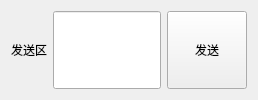
        <widget class="QWidget" name="QW_send" native="true">
         <property name="styleSheet">
          <string notr="true">#QW_send{border:1px solid gray}</string>
         </property>
         <layout class="QHBoxLayout" name="horizontalLayout_2">
          <item>
           <widget class="QLabel" name="label_11">
            <property name="sizePolicy">
             <sizepolicy hsizetype="Preferred" vsizetype="Preferred">
              <horstretch>1</horstretch>
              <verstretch>0</verstretch>
             </sizepolicy>
            </property>
            <property name="font">
             <font>
              <pointsize>9</pointsize>
             </font>
            </property>
            <property name="text">
             <string>发送区</string>
            </property>
            <property name="alignment">
             <set>Qt::AlignmentFlag::AlignCenter</set>
            </property>
           </widget>
          </item>
          <item>
           <widget class="QLineEdit" name="lineEdit_serialSend">
            <property name="sizePolicy">
             <sizepolicy hsizetype="Preferred" vsizetype="Preferred">
              <horstretch>10</horstretch>
              <verstretch>0</verstretch>
             </sizepolicy>
            </property>
           </widget>
          </item>
          <item>
           <widget class="QPushButton" name="pushButton_serialSend">
            <property name="sizePolicy">
             <sizepolicy hsizetype="Preferred" vsizetype="Preferred">
              <horstretch>1</horstretch>
              <verstretch>0</verstretch>
             </sizepolicy>
            </property>
            <property name="text">
             <string>发送</string>
            </property>
           </widget>
          </item>
         </layout>
        </widget>
